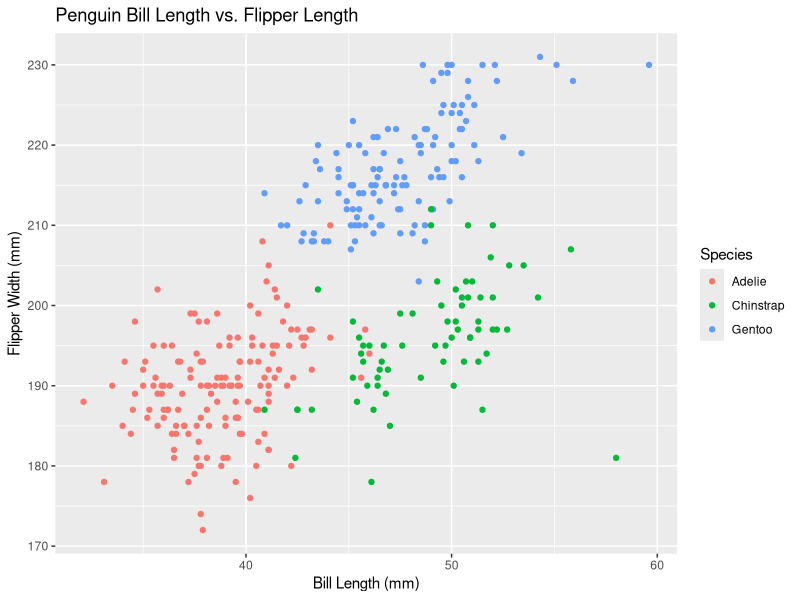
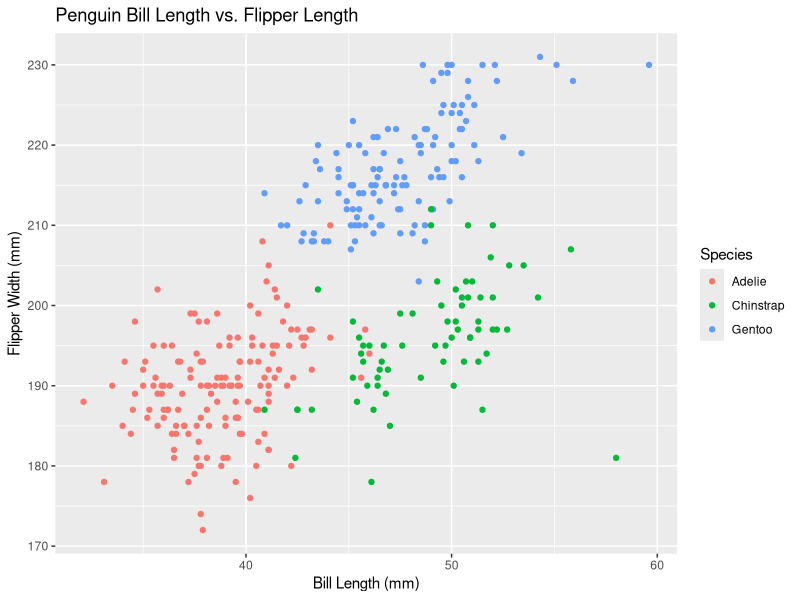

Here is the R script that generated these plots, in order:
## ---- chunk 1
library(tidyverse)
## ---- chunk 2

data("penguins", package = "palmerpenguins")

summary(penguins)

# code to find the number of rows and columns
col_num = ncol(penguins)
row_num = nrow(penguins)

# code to find the mean flipper length
mean_flipper_length = 
  penguins %>%
    pull(flipper_length_mm) %>%
    mean(na.rm=TRUE)

## ---- chunk 3
ggplot(penguins, aes(x = bill_length_mm, y = flipper_length_mm)) + geom_point(aes(color = species), na.rm=TRUE) +
  ggtitle("Penguin Bill Length vs. Flipper Length") +
  xlab("Bill Length (mm)") +
  ylab("Flipper Width (mm)") +
  labs(col="Species")

# export the scatterplot 
ggsave("penguins_scatterplot.png")

## ---- chunk 4

problem2_df = tibble(
  norm_sample = rnorm(10, mean = 0, sd = 1),
  vec_logical = norm_sample > 0,
  vec_char = c("a", "b", "c", "d", "e", "f", "g", "h", "i", "j"),
  vec_factor = factor(c("single", "married", "married", "single", "divorced", "single", "married", "single", "divorced", "single"))
)
## ---- chunk 5

mean(pull(problem2_df, norm_sample))
mean(pull(problem2_df, vec_logical))
mean(pull(problem2_df, vec_char))
mean(pull(problem2_df, vec_factor))
